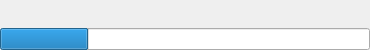
<?xml version="1.0" encoding="UTF-8"?>
<ui version="4.0">
 <class>QSpecialProgessBar</class>
 <widget class="QWidget" name="QSpecialProgessBar">
  <property name="geometry">
   <rect>
    <x>0</x>
    <y>0</y>
    <width>370</width>
    <height>50</height>
   </rect>
  </property>
  <property name="windowTitle">
   <string>QSpecialProgessBar</string>
  </property>
  <property name="styleSheet">
   <string notr="true"/>
  </property>
  <layout class="QVBoxLayout" name="verticalLayout">
   <property name="spacing">
    <number>0</number>
   </property>
   <property name="leftMargin">
    <number>0</number>
   </property>
   <property name="topMargin">
    <number>0</number>
   </property>
   <property name="rightMargin">
    <number>0</number>
   </property>
   <property name="bottomMargin">
    <number>0</number>
   </property>
   <item>
    <layout class="QHBoxLayout">
     <property name="spacing">
      <number>0</number>
     </property>
     <item>
      <widget class="QLabel" name="Title_Label">
       <property name="styleSheet">
        <string notr="true"/>
       </property>
       <property name="text">
        <string/>
       </property>
       <property name="fonts" stdset="0">
        <string notr="true">14</string>
       </property>
       <property name="margins" stdset="0">
        <string notr="true">top_4</string>
       </property>
      </widget>
     </item>
     <item>
      <widget class="QLabel" name="BarData_Label">
       <property name="styleSheet">
        <string notr="true">color: #fa9016;
font-size: 12px;</string>
       </property>
       <property name="text">
        <string/>
       </property>
       <property name="alignment">
        <set>Qt::AlignRight|Qt::AlignTrailing|Qt::AlignVCenter</set>
       </property>
       <property name="fonts" stdset="0">
        <string notr="true">12</string>
       </property>
       <property name="margins" stdset="0">
        <string notr="true">top_4</string>
       </property>
      </widget>
     </item>
    </layout>
   </item>
   <item>
    <widget class="QProgressBar" name="progressBar">
     <property name="styleSheet">
      <string notr="true"/>
     </property>
     <property name="value">
      <number>24</number>
     </property>
     <property name="textVisible">
      <bool>false</bool>
     </property>
    </widget>
   </item>
  </layout>
 </widget>
 <layoutdefault spacing="6" margin="11"/>
 <resources/>
 <connections/>
</ui>
